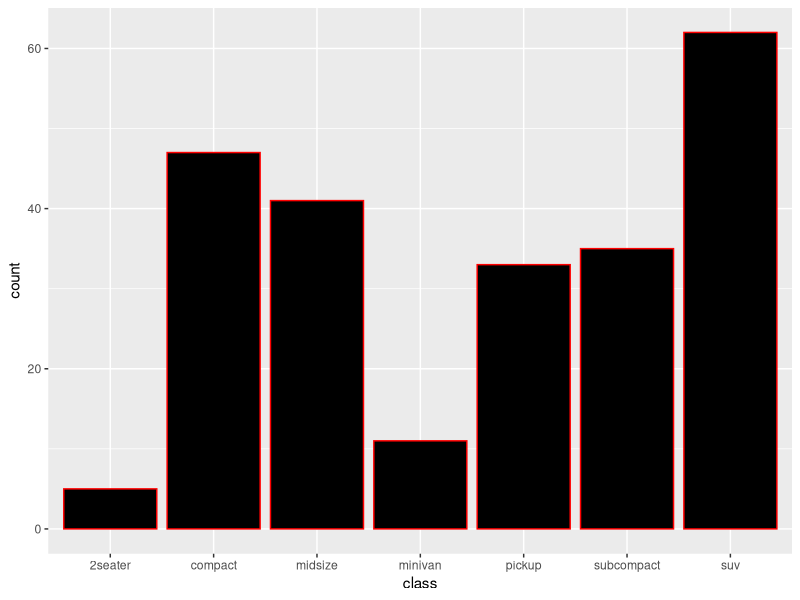
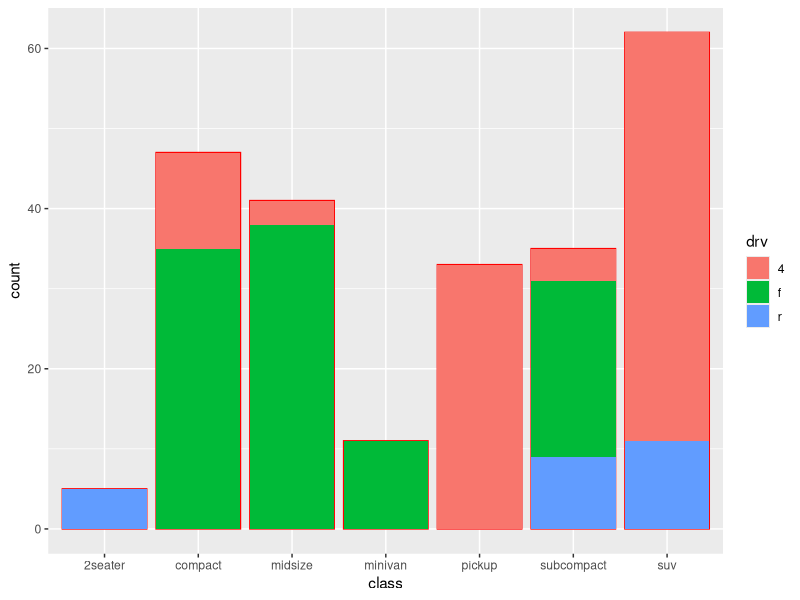

These charts were generated, in order, by the following R code:
# Title     : TODO
# Objective : TODO
# Created by: adria
# Created on: 27/08/2020

library(ggplot2)

datos <- mpg

print(datos)

grafico <- ggplot(datos, aes(x=class))
grafico <- grafico + geom_bar(color = 'red', fill = 'black')
print(grafico)

# Rellenar en funcion a una columna
grafico <- grafico + geom_bar(aes(fill=drv))
print(grafico)